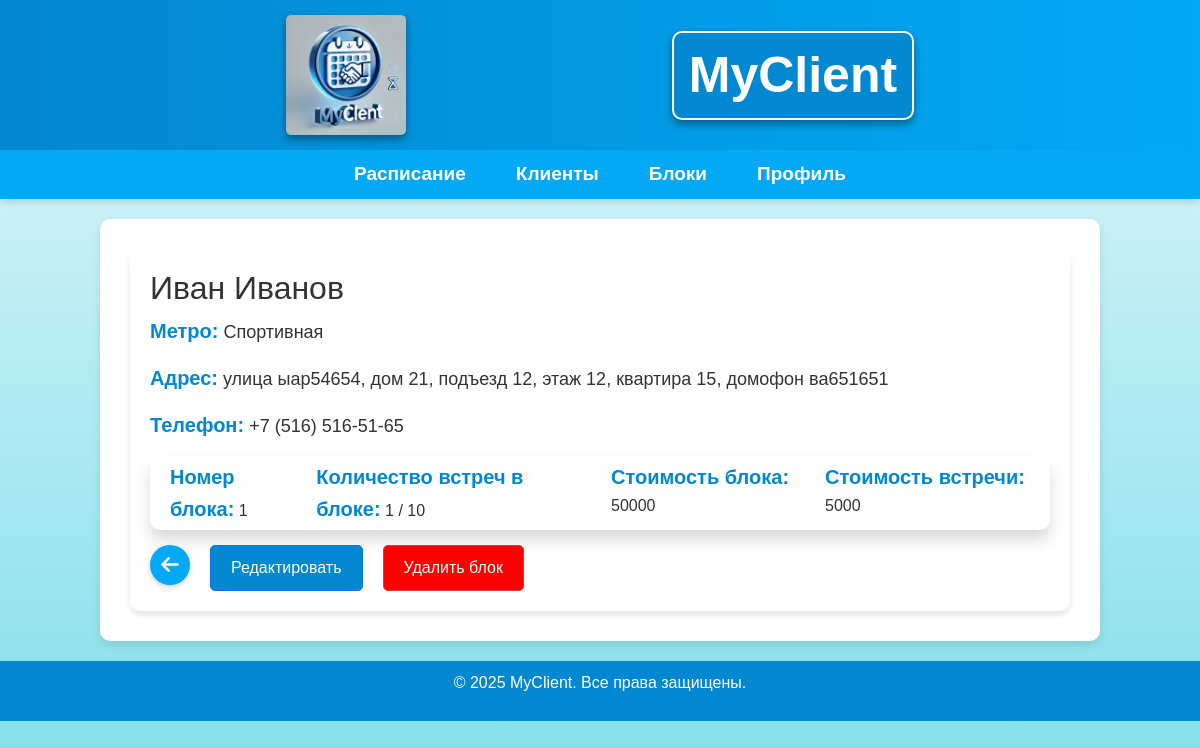
The page /block/2/ on the database its author committed.
### MyClient/models.py (models this page shows, shortened)
class Client(models.Model):
    user = models.ForeignKey(User, on_delete=models.CASCADE, verbose_name="Пользователь", related_name="clients")
    first_name = models.CharField("Имя", max_length=100)
    last_name = models.CharField("Фамилия", max_length=100, blank=True, null=True, default='яя')
    metro = models.CharField("Метро", max_length=255, blank=True, null=True, default='яя')
    street = models.CharField("Улица", max_length=255, blank=True, null=True, default='яя')
    house_number = models.CharField("Номер дома", max_length=10, blank=True, null=True, default='яя')
    entrance = models.CharField("Подъезд", max_length=10, blank=True, null=True, default='яя')
    floor = models.CharField("Этаж", max_length=10, blank=True, null=True, default='яя')
    flat_number = models.CharField("Номер квартиры", max_length=10, blank=True, null=True, default='яя')
    intercom = models.CharField("Домофон", max_length=50, blank=True, null=True, default='яя')
    phone = models.CharField("Телефон", max_length=20, blank=True, null=True, default='яя')
    price_offline = models.DecimalField("Цена за работу оффлайн", max_digits=10, decimal_places=2, blank=True, default=0)
    price_online = models.DecimalField("Цена за работу онлайн", max_digits=10, decimal_places=2, blank=True, default=0)
    created_at = models.DateTimeField("Дата добавления", auto_now_add=True)
    class Meta:
        ordering = ['-created_at']  # Новые клиенты сверху
    def __str__(self):
        return f"{self.first_name} {self.last_name}"

class Block(models.Model):
    STATUS_CHOICES = [
        ('active', 'Активный'),
        ('completed', 'Завершённый'),
    ]
    user = models.ForeignKey(User, on_delete=models.CASCADE, verbose_name="Пользователь", related_name="blocks")
    client = models.ForeignKey(Client, on_delete=models.CASCADE, related_name='blocks', verbose_name="Клиент")
    block_number = models.PositiveIntegerField("Номер блока")
    total_meetings = models.PositiveIntegerField("Количество встреч в блоке")
    completed_meetings = models.PositiveIntegerField("Пройденные встречи", default=0)
    cost = models.DecimalField("Стоимость блока", max_digits=10, decimal_places=2)
    status = models.CharField("Статус блока", max_length=10, choices=STATUS_CHOICES, default='active')
    created_at = models.DateTimeField("Дата создания", auto_now_add=True)
    class Meta:
        unique_together = ('client', 'block_number')  # Каждый блок уникален для клиента
        ordering = ['client', 'block_number']
        verbose_name = "Блок встреч"
        verbose_name_plural = "Блоки встреч"

### MyClient/views.py (the view)
# urls.py: path('block/<int:block_id>/', views.block_detail, name='block_detail'),
def block_detail(request, block_id):
    blocks = get_object_or_404(Block, id=block_id)
    cost_per_meeting = blocks.cost / blocks.total_meetings if blocks.total_meetings > 0 else 0
    clients = Client.objects.all()
    context = {
        'blocks': blocks,
        'client': blocks.client,
        'clients': clients,
        'cost_per_meeting': cost_per_meeting
    }
    return render(request, 'MyClient/block_detail.html', context)

### MyClient/templates/MyClient/block_detail.html (shortened to what this page needs)
{% extends 'base.html' %}
{% block content %}
<div class="profile-client">
    <h2>{{ client.first_name }}{% if client.last_name != "яя" %} {{ client.last_name }}{% endif %}</h2>
    {% if client.metro != "яя" %}<p><strong>Метро:</strong> {{ client.metro }}</p>{% endif %}
    {% if client.street != "яя" %}<p><strong>Адрес:</strong> улица {{ client.street }},{% if client.house_number != "яя" %} дом {{ client.house_number }},{% endif %}{% if client.entrance != "яя" %} подъезд {{ client.entrance }},{% endif %}{% if client.floor != "яя" %} этаж {{ client.floor }},{% endif %}{% if client.flat_number != "яя" %} квартира {{ client.flat_number }},{% endif %}{% if client.intercom != "яя" %} домофон {{ client.intercom }}{% endif %}</p>{% endif %}
    {% if client.phone != "яя" %}<p><strong>Телефон:</strong> {{ client.phone }}</p>{% endif %}
    <div style="box-shadow: 0 10px 15px rgba(0, 0, 0, 0.15); border-radius: 10px; padding: 0 20px 0 20px; margin-bottom: 15px;">
        <div class="client-settings">
            <p><strong>Номер блока:</strong> {{ blocks.block_number }}</p>
            <p><strong>Количество встреч в блоке:</strong> {{ blocks.completed_meetings }} / {{ blocks.total_meetings }}</p>
            <p><strong>Стоимость блока:</strong> {{ blocks.cost|stringformat:'.f' }}</p>
            <p><strong>Стоимость встречи:</strong> {{ cost_per_meeting|stringformat:'.f' }}</p>
        </div>
    </div>
    <div class="client-settings">
        <a id="backBtn" class="back-btn">
            <i class="fa fa-arrow-left"></i>
        </a>
        <div class="settings-buttons">
            <button type="button" class="btn btn-primary" data-bs-toggle="modal" data-bs-target="#editBlockModal">
                Редактировать
            </button>
            <button type="button" class="btn btn-danger" data-bs-toggle="modal" data-bs-target="#confirmDeleteModal">
                Удалить блок
            </button>
        </div>
    </div>
</div>
{% endblock %}

### MyClient/static/css/styles.css (style rules this page uses)
body { font-family: Arial, sans-serif; margin: 0; padding: 0; background: linear-gradient(to bottom, #e0f7fa, #80deea); color: #333; }
main p { font-size: 18px; line-height: 1.6; color: #333; font-weight: 400; margin-bottom: 15px; }
main p strong { font-size: 20px; color: #0288d1; font-weight: 700; }
.settings-buttons { margin-top: 20px; display: flex; gap: 20px; }
.settings-buttons .btn { padding: 10px 20px; font-size: 16px; border-radius: 5px; color: white; text-decoration: none; }
.settings-buttons .btn-primary { background-color: #0288d1; }
.settings-buttons .btn-danger { background-color: red; }
.profile-client { padding: 20px; background: #ffffff; box-shadow: 0 0 15px rgba(255, 255, 255, 0.3); border-radius: 10px; box-shadow: 0 4px 6px rgba(0, 0, 0, 0.1); transition: transform 0.3s ease, box-shadow 0.3s ease; position: relative; }
.back-btn { top: 20px; left: 20px; width: 40px; height: 40px; border-radius: 50%; background-color: #03a9f4; color: white; display: flex; justify-content: center; align-items: center; text-decoration: none; font-size: 20px; box-shadow: 0 2px 5px rgba(0, 0, 0, 0.2); transition: transform 0.2s ease, background-color 0.2s ease; }
.client-settings { display: flex; gap: 20px; word-wrap: break-word; }
.client-settings p { margin: 5px 0; font-size: 16px; }
.client-settings .settings-buttons { margin-top: 0px; }

### rows shown on the page
Client: first_name "Иван", last_name "Иванов", metro "Спортивная", street "ыар54654", house_number "21", entrance "12", floor "12", flat_number "15", intercom "ва651651", phone "+7 (516) 516-51-65"
Block: block_number "1", completed_meetings "1", total_meetings "10", cost "50000"

### other values the page prints
{{ cost_per_meeting|stringformat:'.f' }} "5000"
